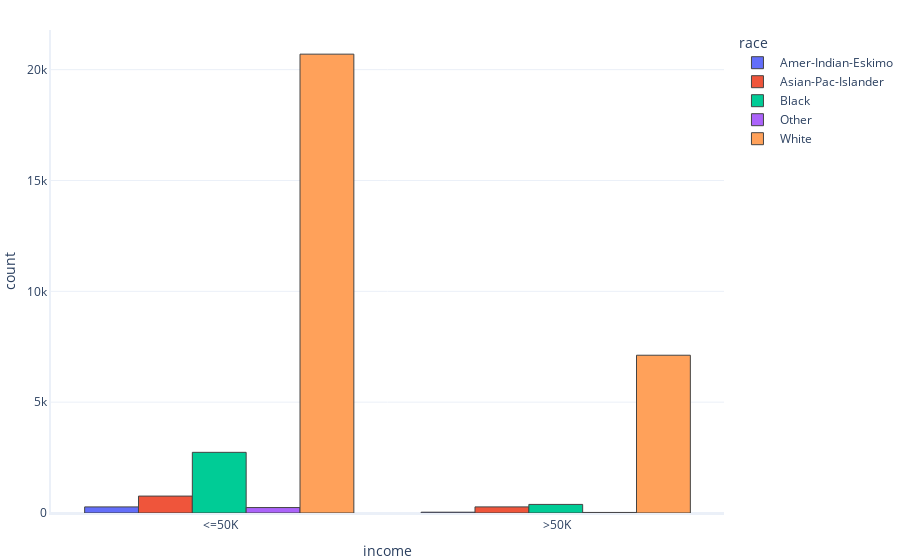

The notebook cell saved with this chart:
### Code cell
rg.multiple_histogram(df,'income','race')

### Figure 1 — Plotly figure (JSON) as saved in the notebook; plotly's stock layout.template omitted (floating-point values rounded to 4 significant figures; data arrays with more than 128 entries replaced by an {"elided": "..."} marker saying what was removed)
{"data": [{"histfunc": "count", "name": " Amer-Indian-Eskimo", "type": "histogram", "x": {"elided": "311 str values"}}, {"histfunc": "count", "name": " Asian-Pac-Islander", "type": "histogram", "x": {"elided": "1039 str values"}}, {"histfunc": "count", "name": " Black", "type": "histogram", "x": {"elided": "3124 str values"}}, {"histfunc": "count", "name": " Other", "type": "histogram", "x": {"elided": "271 str values"}}, {"histfunc": "count", "name": " White", "type": "histogram", "x": {"elided": "27816 str values"}}], "layout": {"legend": {"title": {"text": "race"}}, "xaxis": {"title": {"text": "income"}}, "yaxis": {"title": {"text": "count"}}}}
